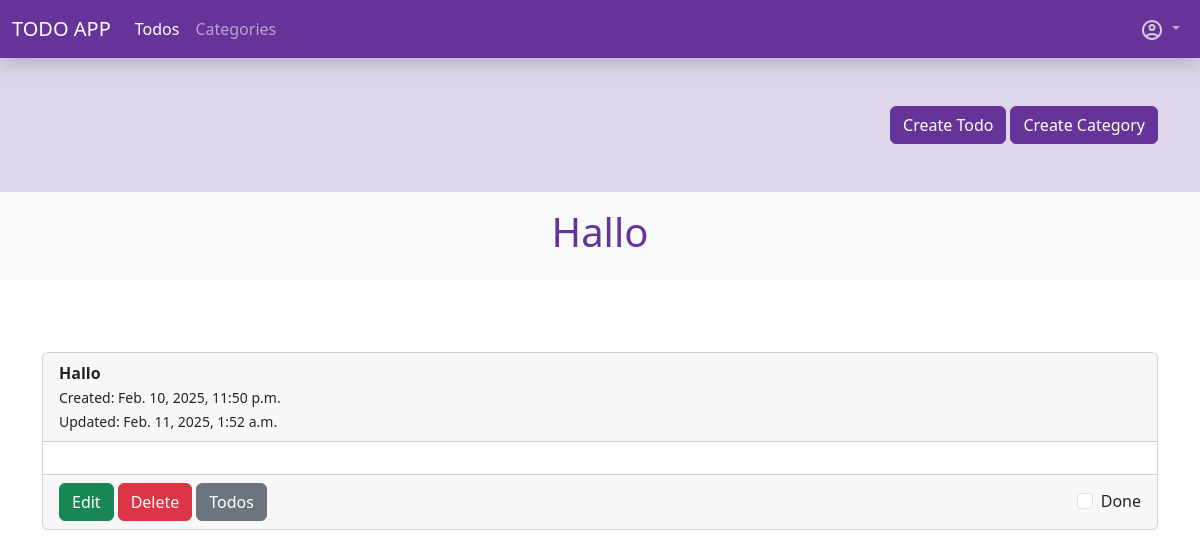
/app-todos/todo/detail/18/ (signed in), run on an earlier commit of the app's database.
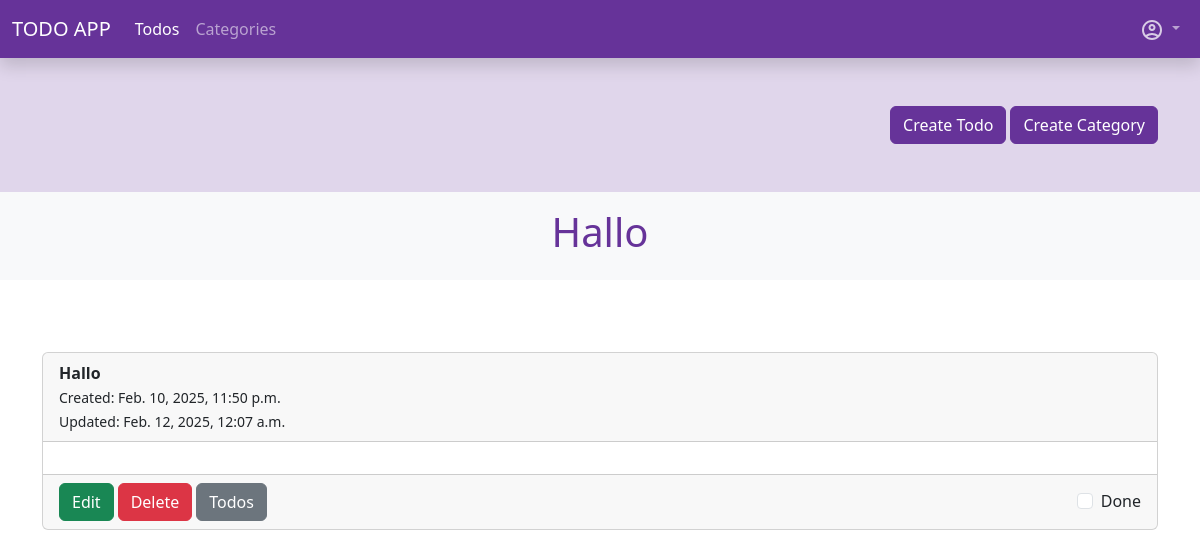
And on a later commit of the database.
### todo_app/models.py (models this page shows, shortened)
class Todo(models.Model):
    user = models.ForeignKey(User, on_delete=models.CASCADE, verbose_name=_("User"))
    title = models.CharField(max_length=150, verbose_name=_("title"))
    content = tinymce_models.HTMLField(verbose_name=_("Content"))
    categories = models.ManyToManyField(Category, blank=True, related_name="todos", verbose_name=_("Categories"))
    done = models.BooleanField(default=False, verbose_name=_("Done"))
    created = models.DateTimeField(auto_now_add=True, verbose_name=_("Created"))
    updated = models.DateTimeField(auto_now=True, verbose_name=_("Updated"))
    class Meta:
        ordering = [
            "done",
            "-updated"
        ]
        verbose_name = _("Todo")
        verbose_name_plural = _("Todos")

### todo_app/views.py (the view)
# urls.py: path("todo/detail/<int:pk>/", views.TodoDetailView.as_view(), name="todo_detail"),
class TodoDetailView(LoginRequiredMixin, DetailView):
    model = Todo
    template_name = "todo_app/todo_detail.html"
    login_url = reverse_lazy("sevo_user:sign_in")
    def get_queryset(self, *args, **kwargs):
        return super().get_queryset().filter(user=self.request.user)
    def get_context_data(self, **kwargs):
        ctx = super().get_context_data(**kwargs)
        print(self.get_object().title)
        ctx.update({
            "title": self.get_object().title,
            "meta_data": True
        })
        return ctx

### todo_app/templatetags/todo_tags.py (called while the page is built)
@register.simple_tag
def active_site(path, name):
    print(path)
    path_splitted = path.split("/")
    print(path_splitted)
    path_compare = path_splitted[2]
    if name in path_compare:
        return "active"

### todo_app/templates/todo_app/todo_detail.html (shortened to what this page needs)
{% extends "base.html" %}
{% load i18n %}
{% block header %}
    {% include "./partials/_heading.html" with title=object.title %}
{% endblock %}
{% block content %}
    <div id="todo-single">
        {% include "./partials/_todo-item-detail.html" %}
    </div>
{% endblock %}

### todo_app/templates/todo_app/partials/_heading.html
<div class="bg-light py-3">
    <div class="container d-flex justify-content-center">
        <h1 class="text-primary">{{ title }}</h1>
    </div>
</div>

### todo_app/templates/todo_app/partials/_todo-item.html (shortened to what this page needs)
{% load i18n %}
<div class="card my-4">
    <div class="card-header">
        <strong>
            {{ title }}
        </strong>
        {% if meta_data %}
            <div class="meta-data">
                <small>
                    {% trans "Created" %}: <time datetime="{{ todo.created }}">{{ todo.created }}</time>
                </small>
                <br>
                <small>
                    {% trans "Updated" %}: <time datetime="{{ todo.updated }}">{{ todo.updated }}</time>
                </small>
            </div>
        {% endif %}
    </div>
    <div class="card-body">
    </div>
    <div class="card-footer">
        <div class="d-flex gap-3 justify-content-between align-items-center flex-column flex-md-row gap-md-1">
            <div class="d-flex align-items-center gap-1 flex-md-row flex-column">
                {% if update %}
                    <a class="btn btn-success" href="{% url "todo_app:todo_update" pk=todo.pk %}">{% trans "Edit" %}</a>
                {% endif %}
                {% if delete %}
                    <a class="btn btn-danger" href="{% url "todo_app:todo_delete" pk=todo.pk %}">{% trans "Delete" %}</a>
                {% endif %}
                {% include "./_todo-back.html" %}
            </div>
            <div>
                {% if done %}
                    {% if list %}
                        {% include "./_todo-done-check-list.html" %}
                    {% else %}
                        {% include "./_todo-done-check-single.html" %}
                    {% endif %}
                {% endif %}
            </div>
        </div>
    </div>
</div>

### todo_app/templates/todo_app/partials/_todo-done-check-single.html (shortened to what this page needs)
{% load i18n %}
<div class="form-check form-switchss">
    <label class="form-check-label" for="{{ todo.title }}-{{ todo.pk }}">{% trans "Done" %}</label>
    <input class="form-check-input"
        type="checkbox"
        role="switch"
        id="{{ todo.title }}-{{ todo.pk }}"
        name="done"
        hx-post="{% url "todo_app:todo_switch_done_single" pk=todo.pk %}"
        hx-target="#todo-single"
    >
</div>

What changed in the data, as far as the page shows it:
changed Todo "Hallo": updated "Feb. 11, 2025, 1:52 a.m." → "Feb. 12, 2025, 12:07 a.m."
